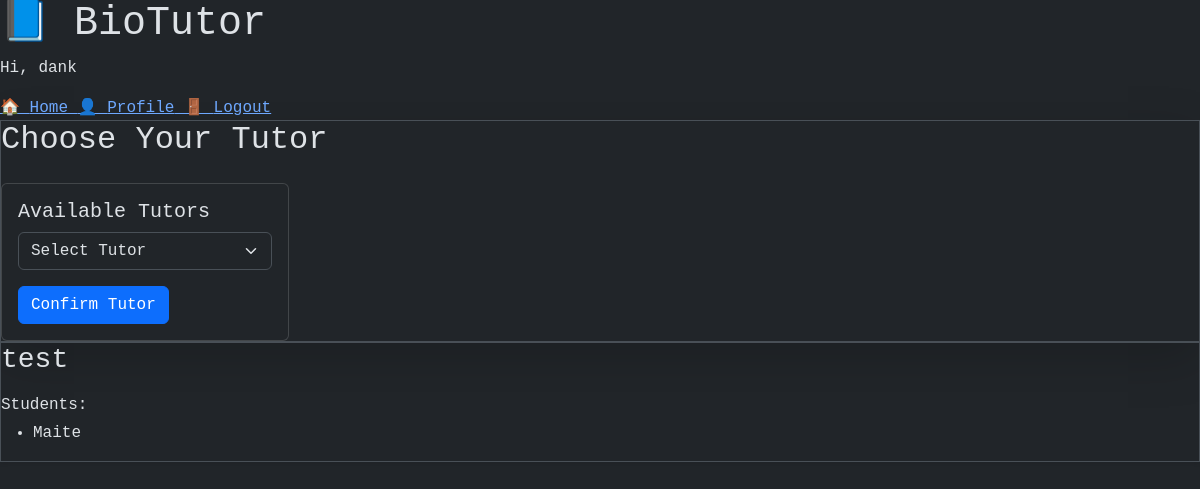
The app's page / (signed in), older data.
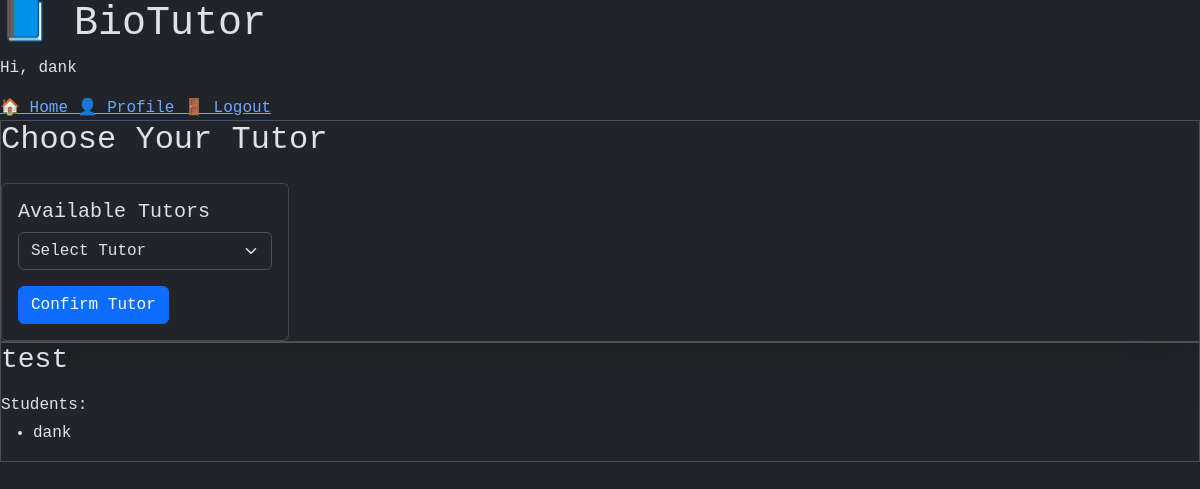
The same page, newer data.
### Backend/models.py (models this page shows, shortened)
class Tutor(models.Model):
    SUBJECT_CHOICES = [
        ("Math", "Math"),
        ("BioChem", "BioChem"),
        ("Physics", "Physics"),
        ("Engineering", "Engineering"),
        ("History", "History"),
        ("English", "English"),
    ]
    user = models.OneToOneField(User, on_delete=models.CASCADE, null=True)
    students = models.ManyToManyField(Student, related_name="tutors_assigned", blank=True)
    subjects_taught = models.CharField(max_length=20, choices=SUBJECT_CHOICES)
    hours = models.IntegerField()
    name = models.TextField(max_length=400)
    def __str__(self):
        return self.name

class Student(models.Model):
    user = models.OneToOneField(User, on_delete=models.CASCADE)
    hours = models.IntegerField()
    learning_goals = models.TextField(max_length=400)
    assigned_tutors = models.ManyToManyField("Tutor", related_name="students_assigned", blank=True)

### Backend/views.py (the view)
# urls.py: path("", IndexView.as_view(), name="index"),
class IndexView(LoginRequiredMixin, TemplateView):
    template_name = "html/index.html"
    def get_context_data(self, **kwargs):
        context = super().get_context_data(**kwargs)
        user = self.request.user
        context['is_tutor'] = user.groups.filter(name='Tutor').exists()
        context['is_student'] = user.groups.filter(name='Students').exists()
        context['tutoring'] = Tutor.objects.all()
        print("Tutors available:", context['tutoring'])
        return context

### Backend/templates/html/index.html (shortened to what this page needs)
{% extends "html/layout.html" %}
{% load static %}
{% block body %}
<div class="flex min-h-screen bg-gradient-to-br from-blue-100 to-white text-gray-800 font-inter">
  <aside class="w-64 bg-white/30 backdrop-blur-md border-r border-white/20 shadow-xl fixed h-screen px-6 py-8 flex flex-col justify-between">
    <div>
      <h1 class="text-3xl font-bold text-blue-700 mb-10">📘 BioTutor</h1>
      <p class="text-sm text-gray-700 mb-6">Hi, <span class="font-semibold">{{ request.user.username }}</span></p>
      <nav class="space-y-5 text-md">
        <a href="{% url 'index' %}" class="flex items-center gap-2 hover:text-blue-600 transition">
          🏠 <span>Home</span>
        </a>
        <a href="#" class="flex items-center gap-2 hover:text-blue-600 transition">
          👤 <span>Profile</span>
        </a>
        <a href="{% url 'Logout' %}" class="flex items-center gap-2 text-red-600 hover:text-red-400 transition">
          🚪 <span>Logout</span>
        </a>
      </nav>
    </div>
  </aside>
  <main class="ml-64 w-full px-10 py-10">
    {% if user.is_authenticated and is_student %}
    <div class="max-w-3xl mx-auto bg-white/80 backdrop-blur-md rounded-xl shadow-lg p-6 mb-10 border border-gray-200">
      <h2 class="text-2xl font-semibold text-blue-800 mb-4">Choose Your Tutor</h2>
      <form id="confirm-tutor-form" action="{% url 'TutorSelection' %}" method="post">
        <div class="card" style="width: 18rem;">
          <div class="card-body">
            <h5 class="card-title">Available Tutors</h5>
            <select name="tutor" class="form-select" aria-label="Select Tutor">
              <option selected>Select Tutor</option>
            </select>
            <button class="btn btn-primary mt-3" type="submit">Confirm Tutor</button>
          </div>
        </div>
      </form>
    </div>
    {% endif %}
    <div class="grid sm:grid-cols-2 lg:grid-cols-3 gap-8">
      {% for tutor in tutoring %}
      <div class="bg-white/90 backdrop-blur-sm border border-gray-200 p-6 rounded-2xl shadow-sm hover:shadow-md transition-all">
        <h3 class="text-xl font-semibold text-gray-800 mb-3">{{ tutor.name }}</h3>
        {% if tutor.students.all %}
        <p class="text-sm text-gray-600 mb-1 font-medium">Students:</p>
        <ul class="list-disc list-inside text-sm text-gray-700 space-y-1">
          {% for student in tutor.students.all %}
            <li>{{ student.user.username }}</li>
          {% endfor %}
        </ul>
        {% else %}
        <p class="text-sm text-gray-500">No students currently assigned.</p>
        {% endif %}
      </div>
      {% endfor %}
    </div>
  </main>
</div>
{% endblock %}

### Backend/templates/html/layout.html (shortened to what this page needs)
<!DOCTYPE html>
<html data-bs-theme="dark" lang="en">
    <head>
        {% load static %}
        <link rel="stylesheet" href="https://cdnjs.cloudflare.com/ajax/libs/font-awesome/6.5.1/css/all.min.css" />
        <link href="https://cdn.jsdelivr.net/npm/bootstrap@5.3.2/dist/css/bootstrap.min.css" rel="stylesheet">
        <link href="{% static 'Backend/index.css' %}" rel="stylesheet">
    </head>
</html>
<div class="body">
    {% block body %}
    {% endblock %}
</div>

Row changes from the older to the newer data that the page shows:
removed Student: user.username "Maite"
changed Tutor "test": gains Student (user.username "dank")
